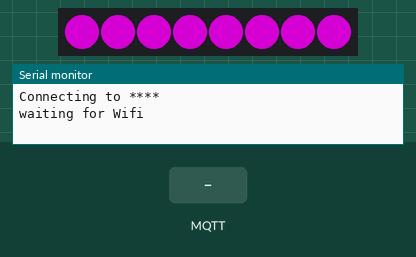
A sketch run on a simulated ESP8266 (Wemos D1 mini). Parts: 8 RGB LEDs in strip order, left to right, the last lines printed to the serial monitor. The test bench sets the inputs (shaded band). Dim RGB values are drawn brighter than linear; WiFi joins after 1.5 s; servers stay silent unless stated; no MQTT or app messages arrive unless stated.

Above: at 0.1 s.
At 2.02 s:
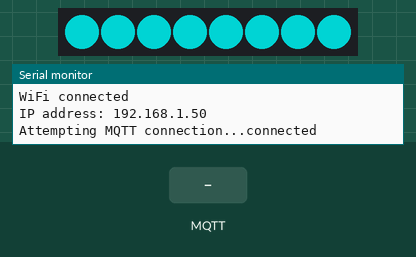
3.3 s: MQTT message "D2" arrives on the first subscribed topic
Timing chart, 0 to 6.3 s (numbered marks = the images above; inputs shaded):
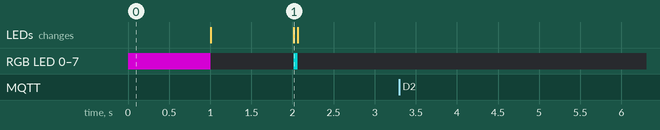

The sketch:

NeopixelBMv1.2.ino
```cpp
// (licence header left out)
#include <ESP8266WiFi.h>
#include <PubSubClient.h>
#include <Adafruit_NeoPixel.h>

// remember to change MQTT_KEEPALIVE to 60 in the header file {arduino installation}/libraries/PubSubClient/src/PubsSubClient.h

/////////////////////////////////////////////////////////////////////////////////////////////

// Update these with values suitable for your network.
const char* wifi_ssid = "****";
const char* wifi_password = "****";

// update this with the Broker address from IBM Watson IoT Platform
#define BROKER "{org_id}.messaging.internetofthings.ibmcloud.com"
// update this with the Client ID in the format d:{org_id}:{device_type}:{device_id}
#define CLIENTID "d:{org_id}:{device_type}:{device_id}"
// update this with the authentcation token
#define PASSWORD "****"

/////////////////////////////////////////////////////////////////////////////////////////////


// subscribe to this for commands:
#define COMMAND_TOPIC "iot-2/cmd/command/fmt/text"

WiFiClient espClient;
PubSubClient client(espClient);

//Change this if using different number of neopixels or different pin
Adafruit_NeoPixel pixel = Adafruit_NeoPixel(8, 4); // eight pixels, on pin 4
// pin 4 is "D2" on the WeMoS D1 mini


// flashes this colour when connecting to wifi:
static uint32_t wifi_colour = pixel.Color(128, 0, 128); // magenta
// flashes this colour when connecting to MQTT:
static uint32_t mqtt_colour = pixel.Color(0, 128, 128); // cyan

static uint32_t current_colour = 0x000000; // black
static uint32_t current_LED = current_colour;


void setup() {

  Serial.begin(9600);

  pixel.begin();
  pixel.show(); // Initialize all pixels to 'off'

  setup_wifi();
  client.setServer(BROKER, 1883);
  client.setCallback(callback);

}


void setup_wifi() {

  // connecting to wifi colour
  set_pixels(wifi_colour);

  // Start by connecting to the WiFi network
  Serial.println();
  Serial.print("Connecting to ");
  Serial.println(wifi_ssid);

  WiFi.mode(WIFI_STA);
  WiFi.begin(wifi_ssid, wifi_password);

  wait_for_wifi();

  Serial.print("IP address: ");
  Serial.println(WiFi.localIP());

}


void callback(char* topic, byte* payload, unsigned int length) {
  char content[10];

  // #rrggbb

  Serial.print("Message arrived: ");

  if (length != 7)
  {
    Serial.print("expected 7 bytes, got ");
    Serial.println(length);
    return;
  }

  // "else"...

  payload[7] = '\0';

  Serial.print("'");
  Serial.print((char *)payload);
  Serial.println("'");

  // "+1" to skip over the '#'
  strcpy(content, (char *)(payload + 1));

  // convert the hex number to decimal
  uint32_t value = strtol(content, 0, 16);

  set_colour(value);
}


void wait_for_wifi()
{

  Serial.println("waiting for Wifi");

  // connecting to wifi colour
  set_colour(wifi_colour);

  while (WiFi.status() != WL_CONNECTED) {
    delay(1000);
    toggle_pixel();
    Serial.print(".");
  }
  Serial.println("");
  Serial.println("WiFi connected");
}


void reconnect() {
  boolean first = true;

  // Loop until we're reconnected to the broker
  while (!client.connected()) {

    if (WiFi.status() != WL_CONNECTED) {
      wait_for_wifi();
      first = true;
    }

    Serial.print("Attempting MQTT connection...");
    if (first) {
      // now we're on wifi, show connecting to MQTT colour
      set_colour(mqtt_colour);
      first = false;
    }

    // Attempt to connect
    if (client.connect(CLIENTID, "use-token-auth", PASSWORD)) {
      Serial.println("connected");
    }
    else {
      Serial.print("failed, rc=");
      Serial.println(client.state());

      toggle_pixel();
    }
  }

  set_pixels(0); // clear pixel when connected (black)

  // subscribe to the command topic
  client.subscribe(COMMAND_TOPIC);
}


void set_colour(uint32_t colour) {

  set_pixels(colour);
  // Update current_LED with what the user last requested,
  // so we can toggle it to black and back again.
  current_colour = colour;
}


void set_pixels(uint32_t colour) {

  for (int i = 0; i < pixel.numPixels(); i++) {
    pixel.setPixelColor(i, colour);
  }
  pixel.show();

  // Store current actual LED colour
  // (which may be black if toggling code turned it off.)
  current_LED = colour;
}


void toggle_pixel() {

  if (current_LED == 0)
  {
    // if it's black, set it to the stored colour
    set_pixels(current_colour);
  }
  else
  {
    // otherwise set it to black
    set_pixels(0);
  }
}


void loop() {

  if (!client.connected()) {
    reconnect();
  }

  // service the MQTT client
  client.loop();
}
```
